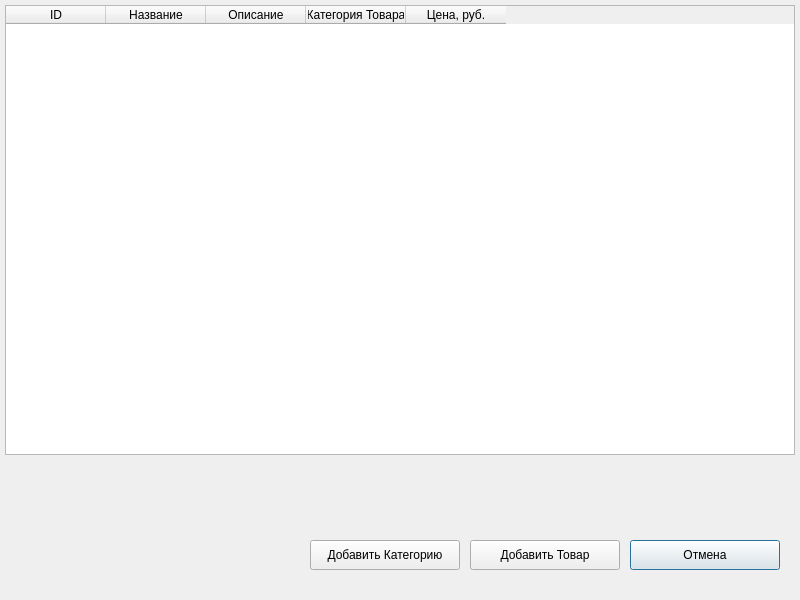
<?xml version="1.0" encoding="UTF-8"?>
<ui version="4.0">
 <class>Dialog</class>
 <widget class="QDialog" name="Dialog">
  <property name="geometry">
   <rect>
    <x>0</x>
    <y>0</y>
    <width>800</width>
    <height>600</height>
   </rect>
  </property>
  <property name="minimumSize">
   <size>
    <width>800</width>
    <height>600</height>
   </size>
  </property>
  <property name="maximumSize">
   <size>
    <width>800</width>
    <height>600</height>
   </size>
  </property>
  <property name="windowTitle">
   <string>Панель Администратора</string>
  </property>
  <widget class="QPushButton" name="cancelButton">
   <property name="geometry">
    <rect>
     <x>630</x>
     <y>540</y>
     <width>150</width>
     <height>30</height>
    </rect>
   </property>
   <property name="text">
    <string>Отмена</string>
   </property>
  </widget>
  <widget class="QPushButton" name="addProductButton">
   <property name="geometry">
    <rect>
     <x>470</x>
     <y>540</y>
     <width>150</width>
     <height>30</height>
    </rect>
   </property>
   <property name="text">
    <string>Добавить Товар</string>
   </property>
  </widget>
  <widget class="QPushButton" name="addCategoryButton">
   <property name="geometry">
    <rect>
     <x>310</x>
     <y>540</y>
     <width>150</width>
     <height>30</height>
    </rect>
   </property>
   <property name="text">
    <string>Добавить Категорию</string>
   </property>
  </widget>
  <widget class="QTableWidget" name="tableWidget">
   <property name="geometry">
    <rect>
     <x>5</x>
     <y>5</y>
     <width>790</width>
     <height>450</height>
    </rect>
   </property>
   <column>
    <property name="text">
     <string>ID</string>
    </property>
   </column>
   <column>
    <property name="text">
     <string>Название</string>
    </property>
   </column>
   <column>
    <property name="text">
     <string>Описание</string>
    </property>
   </column>
   <column>
    <property name="text">
     <string>Категория Товара</string>
    </property>
   </column>
   <column>
    <property name="text">
     <string>Цена, руб.</string>
    </property>
   </column>
  </widget>
 </widget>
 <resources/>
 <connections/>
</ui>
